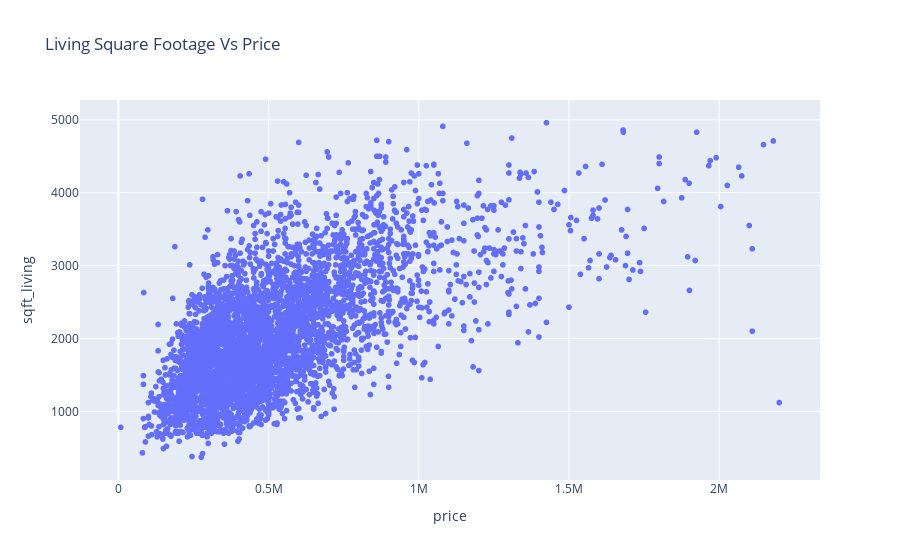

Notebook cell for this chart:
### Code cell
px.scatter(
    df,
    y="sqft_living",
    x="price",
    title = "Living Square Footage Vs Price",
)

### Figure 1 — Plotly figure (JSON) as saved in the notebook; plotly's stock layout.template omitted (floating-point values rounded to 4 significant figures; data arrays with more than 128 entries replaced by an {"elided": "..."} marker saying what was removed)
{"data": [{"hovertemplate": "price=%{x}<br>sqft_living=%{y}<extra></extra>", "legendgroup": "", "marker": {"color": "#636efa", "symbol": "circle"}, "mode": "markers", "name": "", "showlegend": false, "type": "scattergl", "x": {"elided": "4361 float values"}, "xaxis": "x", "y": {"elided": "4361 int values"}, "yaxis": "y"}], "layout": {"legend": {"tracegroupgap": 0}, "title": {"text": "Living Square Footage Vs Price"}, "xaxis": {"anchor": "y", "domain": [0, 1], "title": {"text": "price"}}, "yaxis": {"anchor": "x", "domain": [0, 1], "title": {"text": "sqft_living"}}}}
